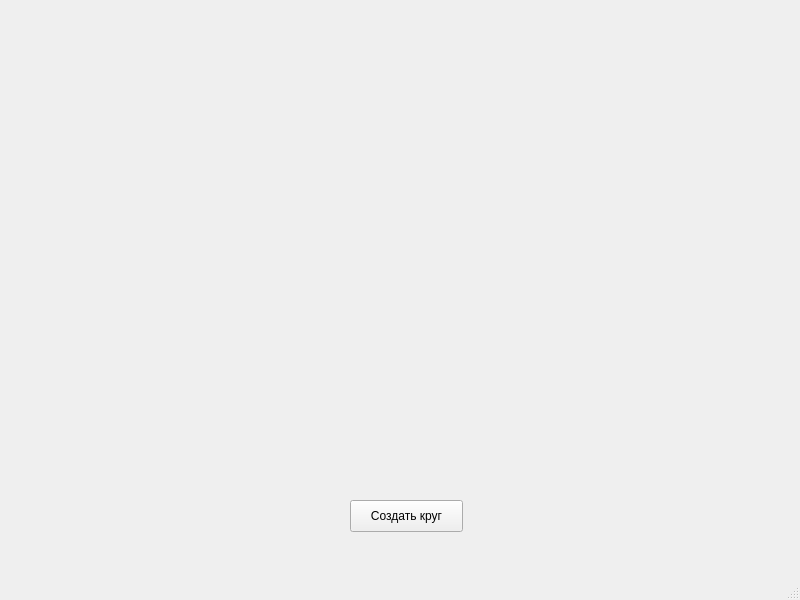
<?xml version="1.0" encoding="UTF-8"?>
<ui version="4.0">
 <class>MainWindow</class>
 <widget class="QMainWindow" name="MainWindow">
  <property name="geometry">
   <rect>
    <x>0</x>
    <y>0</y>
    <width>800</width>
    <height>600</height>
   </rect>
  </property>
  <property name="windowTitle">
   <string>MainWindow</string>
  </property>
  <widget class="QWidget" name="centralwidget">
   <widget class="QPushButton" name="create_circle_btn">
    <property name="geometry">
     <rect>
      <x>350</x>
      <y>500</y>
      <width>113</width>
      <height>32</height>
     </rect>
    </property>
    <property name="text">
     <string>Создать круг</string>
    </property>
   </widget>
  </widget>
  <widget class="QMenuBar" name="menubar">
   <property name="geometry">
    <rect>
     <x>0</x>
     <y>0</y>
     <width>800</width>
     <height>22</height>
    </rect>
   </property>
  </widget>
  <widget class="QStatusBar" name="statusbar"/>
 </widget>
 <resources/>
 <connections/>
</ui>
